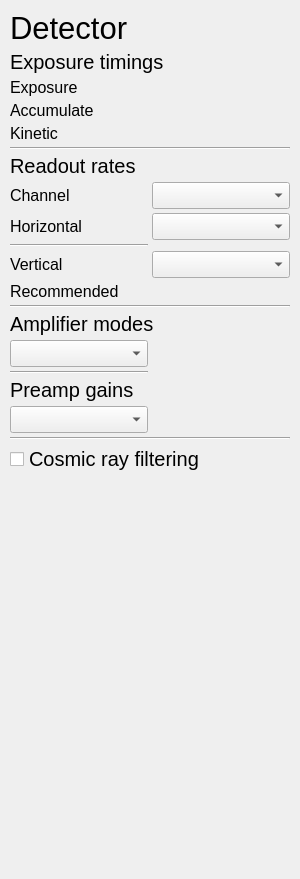
<?xml version="1.0" encoding="UTF-8"?>
<ui version="4.0">
 <class>mainWindow</class>
 <widget class="QWidget" name="mainWindow">
  <property name="geometry">
   <rect>
    <x>0</x>
    <y>0</y>
    <width>300</width>
    <height>879</height>
   </rect>
  </property>
  <property name="sizePolicy">
   <sizepolicy hsizetype="Expanding" vsizetype="Expanding">
    <horstretch>0</horstretch>
    <verstretch>0</verstretch>
   </sizepolicy>
  </property>
  <property name="minimumSize">
   <size>
    <width>0</width>
    <height>600</height>
   </size>
  </property>
  <property name="windowTitle">
   <string>Form</string>
  </property>
  <property name="styleSheet">
   <string notr="true">#MainWindow{
	/*background-color:  #140019;*/
}
/*background-color: rgb(43, 43, 43);*/

#mainFrame{
	/*background-color: #140019;*/
	border-radius: 10px;
}
QPushButton{
	/*border: 1px solid rgb(89, 89, 89); */
	background-color: #2F3133;
	padding: 10px;
	/*background-color: #040f13;*/
	border-radius: 5px;
}

QSpinBox{
	/*background-color: #333333;*/
}
QComboBox{
	/*background-color: #333333;*/
}</string>
  </property>
  <widget class="QFrame" name="mainFrame">
   <property name="geometry">
    <rect>
     <x>0</x>
     <y>0</y>
     <width>300</width>
     <height>1100</height>
    </rect>
   </property>
   <property name="sizePolicy">
    <sizepolicy hsizetype="Preferred" vsizetype="Preferred">
     <horstretch>0</horstretch>
     <verstretch>0</verstretch>
    </sizepolicy>
   </property>
   <property name="minimumSize">
    <size>
     <width>0</width>
     <height>600</height>
    </size>
   </property>
   <property name="frameShape">
    <enum>QFrame::StyledPanel</enum>
   </property>
   <property name="frameShadow">
    <enum>QFrame::Raised</enum>
   </property>
   <layout class="QVBoxLayout" name="verticalLayout">
    <property name="spacing">
     <number>4</number>
    </property>
    <property name="leftMargin">
     <number>10</number>
    </property>
    <property name="topMargin">
     <number>10</number>
    </property>
    <property name="rightMargin">
     <number>10</number>
    </property>
    <property name="bottomMargin">
     <number>10</number>
    </property>
    <item alignment="Qt::AlignTop">
     <widget class="QLabel" name="mainTitle">
      <property name="font">
       <font>
        <pointsize>23</pointsize>
       </font>
      </property>
      <property name="text">
       <string>Detector</string>
      </property>
     </widget>
    </item>
    <item>
     <layout class="QVBoxLayout" name="exposureTimings">
      <item>
       <widget class="QLabel" name="label">
        <property name="font">
         <font>
          <pointsize>15</pointsize>
         </font>
        </property>
        <property name="text">
         <string>Exposure timings</string>
        </property>
       </widget>
      </item>
      <item>
       <layout class="QGridLayout" name="exposureTimingsGrid">
        <item row="0" column="0">
         <widget class="QLabel" name="exposureLabel">
          <property name="font">
           <font>
            <pointsize>12</pointsize>
           </font>
          </property>
          <property name="text">
           <string>Exposure</string>
          </property>
         </widget>
        </item>
        <item row="2" column="0">
         <widget class="QLabel" name="kineticLabel">
          <property name="font">
           <font>
            <pointsize>12</pointsize>
           </font>
          </property>
          <property name="text">
           <string>Kinetic</string>
          </property>
         </widget>
        </item>
        <item row="1" column="0">
         <widget class="QLabel" name="accumulateLabel">
          <property name="font">
           <font>
            <pointsize>12</pointsize>
           </font>
          </property>
          <property name="text">
           <string>Accumulate</string>
          </property>
         </widget>
        </item>
        <item row="1" column="1">
         <widget class="QLabel" name="accumulateTimingValue">
          <property name="font">
           <font>
            <pointsize>12</pointsize>
           </font>
          </property>
          <property name="text">
           <string/>
          </property>
         </widget>
        </item>
        <item row="2" column="1">
         <widget class="QLabel" name="kineticTimingValue">
          <property name="font">
           <font>
            <pointsize>12</pointsize>
           </font>
          </property>
          <property name="text">
           <string/>
          </property>
         </widget>
        </item>
        <item row="0" column="1">
         <widget class="QLabel" name="exposureTimingValue">
          <property name="font">
           <font>
            <pointsize>12</pointsize>
           </font>
          </property>
          <property name="text">
           <string/>
          </property>
         </widget>
        </item>
       </layout>
      </item>
     </layout>
    </item>
    <item>
     <widget class="Line" name="line_6">
      <property name="orientation">
       <enum>Qt::Horizontal</enum>
      </property>
     </widget>
    </item>
    <item>
     <layout class="QVBoxLayout" name="readoutRatesLayout">
      <item>
       <widget class="QLabel" name="readoutRatesTitle">
        <property name="font">
         <font>
          <pointsize>15</pointsize>
         </font>
        </property>
        <property name="text">
         <string>Readout rates</string>
        </property>
       </widget>
      </item>
      <item>
       <layout class="QGridLayout" name="gridLayout">
        <item row="2" column="0">
         <widget class="Line" name="line_8">
          <property name="orientation">
           <enum>Qt::Horizontal</enum>
          </property>
         </widget>
        </item>
        <item row="1" column="1">
         <widget class="QComboBox" name="horizontalCBox">
          <property name="font">
           <font>
            <pointsize>12</pointsize>
           </font>
          </property>
         </widget>
        </item>
        <item row="0" column="1">
         <widget class="QComboBox" name="ADChannelsCBox">
          <property name="font">
           <font>
            <pointsize>12</pointsize>
           </font>
          </property>
         </widget>
        </item>
        <item row="3" column="1">
         <widget class="QComboBox" name="verticalCBox">
          <property name="font">
           <font>
            <pointsize>12</pointsize>
           </font>
          </property>
         </widget>
        </item>
        <item row="0" column="0">
         <widget class="QLabel" name="ADChannelsLabel">
          <property name="font">
           <font>
            <pointsize>12</pointsize>
           </font>
          </property>
          <property name="text">
           <string>Channel</string>
          </property>
         </widget>
        </item>
        <item row="1" column="0">
         <widget class="QLabel" name="horizontalLabel">
          <property name="font">
           <font>
            <pointsize>12</pointsize>
           </font>
          </property>
          <property name="text">
           <string>Horizontal</string>
          </property>
         </widget>
        </item>
        <item row="4" column="1">
         <widget class="QLabel" name="recommendedValue">
          <property name="font">
           <font>
            <pointsize>12</pointsize>
           </font>
          </property>
          <property name="text">
           <string/>
          </property>
         </widget>
        </item>
        <item row="4" column="0">
         <widget class="QLabel" name="recommendedLabel">
          <property name="font">
           <font>
            <pointsize>12</pointsize>
           </font>
          </property>
          <property name="text">
           <string>Recommended</string>
          </property>
         </widget>
        </item>
        <item row="3" column="0">
         <widget class="QLabel" name="verticalLabel">
          <property name="font">
           <font>
            <pointsize>12</pointsize>
           </font>
          </property>
          <property name="text">
           <string>Vertical</string>
          </property>
         </widget>
        </item>
       </layout>
      </item>
      <item>
       <widget class="Line" name="line_9">
        <property name="orientation">
         <enum>Qt::Horizontal</enum>
        </property>
       </widget>
      </item>
      <item>
       <widget class="QLabel" name="amplifierModesLabel">
        <property name="font">
         <font>
          <pointsize>15</pointsize>
         </font>
        </property>
        <property name="text">
         <string>Amplifier modes</string>
        </property>
       </widget>
      </item>
      <item>
       <layout class="QGridLayout" name="gridLayout_2">
        <item row="3" column="0">
         <widget class="QComboBox" name="preampGainsCBox">
          <property name="font">
           <font>
            <pointsize>12</pointsize>
           </font>
          </property>
         </widget>
        </item>
        <item row="0" column="0">
         <widget class="QComboBox" name="amplifierModesCBox">
          <property name="font">
           <font>
            <pointsize>12</pointsize>
           </font>
          </property>
         </widget>
        </item>
        <item row="1" column="0">
         <widget class="Line" name="line">
          <property name="orientation">
           <enum>Qt::Horizontal</enum>
          </property>
         </widget>
        </item>
        <item row="2" column="0">
         <widget class="QLabel" name="preampGainsLabel">
          <property name="font">
           <font>
            <pointsize>15</pointsize>
           </font>
          </property>
          <property name="text">
           <string>Preamp gains</string>
          </property>
         </widget>
        </item>
        <item row="3" column="1">
         <widget class="QLabel" name="preampGainValue">
          <property name="font">
           <font>
            <pointsize>12</pointsize>
           </font>
          </property>
          <property name="text">
           <string/>
          </property>
         </widget>
        </item>
       </layout>
      </item>
      <item>
       <widget class="Line" name="line_2">
        <property name="orientation">
         <enum>Qt::Horizontal</enum>
        </property>
       </widget>
      </item>
      <item>
       <widget class="QCheckBox" name="cosmicRayFilter">
        <property name="font">
         <font>
          <pointsize>15</pointsize>
         </font>
        </property>
        <property name="text">
         <string>Cosmic ray filtering</string>
        </property>
       </widget>
      </item>
     </layout>
    </item>
    <item>
     <spacer name="verticalSpacer">
      <property name="orientation">
       <enum>Qt::Vertical</enum>
      </property>
      <property name="sizeHint" stdset="0">
       <size>
        <width>20</width>
        <height>40</height>
       </size>
      </property>
     </spacer>
    </item>
   </layout>
  </widget>
 </widget>
 <resources/>
 <connections/>
</ui>
